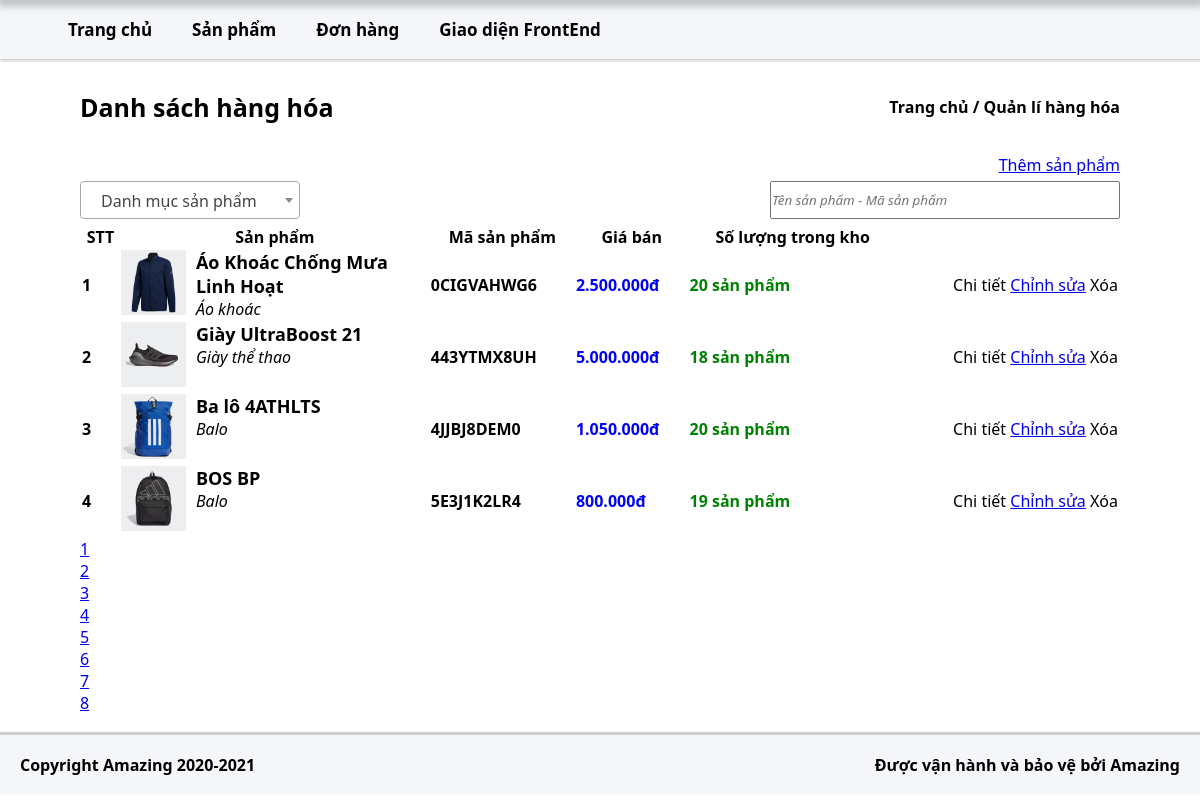
/backend/products/index.php, run on the app's committed database.
### tables this page shows
CREATE TABLE `hanghoa` (
  `STT` int(11) NOT NULL,
  `MSHH` char(10) NOT NULL,
  `TenHH` varchar(255) DEFAULT NULL,
  `Gia` int(11) DEFAULT NULL,
  `SoLuongHang` int(11) DEFAULT NULL,
  `SoLuongBan` int(11) DEFAULT NULL,
  `GioiThieu` text DEFAULT NULL,
  `MaLoaiHang` char(8) DEFAULT NULL,
  `HinhDaiDien` varchar(255) DEFAULT NULL
);

CREATE TABLE `loaihanghoa` (
  `STT` int(11) NOT NULL,
  `MaLoaiHang` char(8) NOT NULL,
  `TenLoaiHang` varchar(255) DEFAULT NULL,
  `Parent` int(11) DEFAULT NULL
);

### backend/products/index.php (the view, shortened to what this page needs)
<!DOCTYPE html>
<html lang="en">
<head>
    <link rel="stylesheet" href="product_list.css">
</head>
<body>
    <div class="main">
        <div class="row no-gutters" style="position: relative;">
                    <?php include_once __DIR__ . '/../layouts/partials/slidebar.php' ?>
            <div class="col l-10 main_content">
                <div>
                    <?php include_once __DIR__ . '/../layouts/partials/header.php' ?>
                </div>
                <div class="item_content">
                    <div class="item_header">
                        <div class="item_title">
                            Danh sách hàng hóa
                        </div>
                        <div class="item_navbar">
                            <a href="/../Amazing-PHP/backend/">Trang chủ</a> / <a href="/../Amazing-PHP/backend/products/">Quản lí hàng hóa</a>
                        </div>
                    </div>
                    <div class="product_list">
                        <div class="product_list--header">
                            <a href="/../Amazing-PHP/backend/products/add/" class="btn btn-primary">Thêm sản phẩm</a>
                        </div>
                        <div class="product_search">
                            <div class="select_category">
                                <?php
                                    include_once __DIR__ . '/../connect_db.php';
                                ?>
                            </div>
                            <div class="search_product_name">
                                <input type="text" class="form-control" id="search_product_name" placeholder="Tên sản phẩm - Mã sản phẩm">
                            </div>
                        </div>
                        <div class="product_list--content">
                            <?php
                                $sql_sum = <<<EOT
                                    SELECT COUNT(*) tonghh FROM hanghoa
                                EOT;
                                $query_sum = mysqli_query($conn,$sql_sum);
                                $result_sum = mysqli_fetch_array($query_sum,MYSQLI_ASSOC);
                                $TOTAL_COUNT = $result_sum['tonghh'];
                                $ROW_PAGE = 4;
                                $TOTAL_PAGE = ceil($TOTAL_COUNT / $ROW_PAGE);
                                $PAGE = isset($_GET['page']) ? $_GET['page'] : 1;
                                $OFFSET = ($PAGE - 1)*$ROW_PAGE;
                                $sql_select_product = <<<EOT
                                    SELECT * FROM hanghoa hh JOIN loaihanghoa lhh
                                    ON hh.MaLoaiHang = lhh.MaLoaiHang LIMIT $OFFSET,$ROW_PAGE;
                                EOT;
                                $query = mysqli_query($conn,$sql_select_product);
                                $data_product = [];
                                while($result = mysqli_fetch_array($query,MYSQLI_ASSOC)){
                                    $data_product[] =array(
                                        'mshh' => $result['MSHH'],
                                        'tenhh' => $result['TenHH'],
                                        'gia' => $result['Gia'],
                                        'soluong' => $result['SoLuongHang'],
                                        'hinhanh' => $result['HinhDaiDien'],
                                        'tenloaihang' => $result['TenLoaiHang']
                                    );
                                }
                            ?>
                            <table class="table">
                                <thead class="bg-dark text-white">
                                    <th>STT</th>
                                    <th width="30%">Sản phẩm</th>
                                    <th>Mã sản phẩm</th>
                                    <th>Giá bán</th>
                                    <th>Số lượng trong kho</th>
                                    <th></th>
                                </thead>
                                <tbody id="result_product">
                                    <?php $i =0 ;?>
                                    <?php foreach($data_product as $val):?>
                                        <?php $i++?>
                                        <tr>
                                            <td><strong><?=$i?></strong></td>
                                            <td class="product_img_name">
                                                <div><img src="/../Amazing-PHP/assets/uploads/products/<?=$val['tenhh']?>/<?=$val['hinhanh']?>" alt="" width="65px"></div>
                                                <div style="margin-left: 10px;">
                                                    <div class="product_name"><?=$val['tenhh']?></div>
                                                    <div style="font-style: italic;"><?=$val['tenloaihang']?></div>
                                                </div>
                                            </td>
                                            <td><strong><?=$val['mshh']?></strong></td>
                                            <td class="product_price"><?=number_format($val['gia'],0,',','.')?>đ</td>
                                            <td class="product_quantity"><?=$val['soluong']?> sản phẩm</td>
                                            <td>
                                                <div class="action">
                                                    <span class="btn btn-info btn-sm btn_show" data-product_id="<?=$val['mshh']?>">Chi tiết</span>
                                                    <a href="/../Amazing-PHP/backend/products/edit/?product_id=<?=$val['mshh']?>" class="btn btn-secondary btn-sm">Chỉnh sửa</a>
                                                    <span class="btn btn-danger btn-sm btn-delete" data-product_id="<?=$val['mshh']?>" data-product_name="<?=$val['tenhh']?>">Xóa</span>
                                                </div>
                                            </td>
                                        </tr>
                                    <?php endforeach;?>
                                </tbody>
                            </table>
                        </div>
                            <div class="paginate">
                                <ul class="pagination">
                                    <?php for($i = 1;$i<=$TOTAL_PAGE;$i++):?>
                                        <li class=" page-item"><a class="page-link text-dark" href="?page=<?=$i?>"><?=$i?></a></li>
                                    <?php endfor;?>
                                </ul>
                            </div>
                    </div>
                </div>
                <div>
                    <?php include_once __DIR__ . '/../layouts/partials/footer.php'?>
                </div>
            </div>
        </div>
    </div>
    <link rel="stylesheet" href="/../Amazing-PHP/assets/vendor/select2/select2.css">
</body>
</html>

### backend/products/product_list.css (style rules this page uses)
.product_list { margin-top: 30px; }
.product_list--header { display: flex; justify-content: end; margin-bottom: 5px; }
.product_img_name { display: flex; }
.product_name { font-size: 18px; font-weight: 600; }
.product_price { font-weight: 600; color: blue; font-size: 16px; }
.product_quantity { font-weight: 600; color: green; font-size: 16px; }
.action { float: right; }
.product_search { margin: 5px 0; display: flex; justify-content: space-between; }
.search_product_name { display: flex; }
#search_product_name { width: 350px; }
::placeholder { font-style: italic; }

### backend/layouts/css/style_slidebar.css (style rules this page uses)
html { --color:white; }

### backend/layouts/css/style_header.css (style rules this page uses)
* { margin: 0; padding: 0; box-sizing: border-box; font-family:'Segoe UI', Tahoma, Geneva, Verdana, sans-serif; }
ul { list-style-type: none; margin-bottom: 0 !important; }
.item_content { min-height: 665px; padding: 20px 80px; }
.item_header { width: 100%; display: flex; justify-content: space-between; align-items: center; padding-top: 30px; }
.item_title { font-weight: 600; font-size: 25px; }
.item_navbar { font-weight: 600; }
.item_navbar > a { text-decoration: none; color: black; }

### data on the page
hanghoa: TenHH+HinhDaiDien (picture), TenHH "Áo Khoác Chống Mưa Linh Hoạt", MaLoaiHang.TenLoaiHang "Áo khoác", MSHH "0CIGVAHWG6", Gia "2.500.000", SoLuongHang "20"
hanghoa: TenHH+HinhDaiDien (picture), TenHH "Giày UltraBoost 21", MaLoaiHang.TenLoaiHang "Giày thể thao", MSHH "443YTMX8UH", Gia "5.000.000", SoLuongHang "18"
hanghoa: TenHH+HinhDaiDien (picture), TenHH "Ba lô 4ATHLTS", MaLoaiHang.TenLoaiHang "Balo", MSHH "4JJBJ8DEM0", Gia "1.050.000", SoLuongHang "20"
hanghoa: TenHH+HinhDaiDien (picture), TenHH "BOS BP", MaLoaiHang.TenLoaiHang "Balo", MSHH "5E3J1K2LR4", Gia "800.000", SoLuongHang "19"
